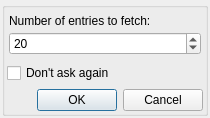
<?xml version="1.0" encoding="UTF-8"?>
<ui version="4.0">
 <class>UpdateTypeDialog</class>
 <widget class="QDialog" name="UpdateTypeDialog">
  <property name="geometry">
   <rect>
    <x>0</x>
    <y>0</y>
    <width>210</width>
    <height>118</height>
   </rect>
  </property>
  <property name="windowTitle">
   <string>Update entries</string>
  </property>
  <layout class="QGridLayout" name="gridLayout_2">
   <property name="margin">
    <number>2</number>
   </property>
   <property name="spacing">
    <number>2</number>
   </property>
   <item row="0" column="0">
    <widget class="QGroupBox" name="groupBox">
     <property name="title">
      <string/>
     </property>
     <layout class="QGridLayout" name="gridLayout_3">
      <property name="margin">
       <number>2</number>
      </property>
      <item row="0" column="0">
       <widget class="QStackedWidget" name="UpdatesWidgetStack_">
        <property name="currentIndex">
         <number>0</number>
        </property>
        <widget class="QWidget" name="page">
         <layout class="QGridLayout" name="gridLayout_4">
          <property name="margin">
           <number>2</number>
          </property>
          <item row="0" column="0">
           <layout class="QVBoxLayout" name="verticalLayout">
            <property name="spacing">
             <number>2</number>
            </property>
            <item>
             <widget class="QLabel" name="label">
              <property name="text">
               <string>Number of entries to fetch:</string>
              </property>
             </widget>
            </item>
            <item>
             <widget class="QSpinBox" name="EntriesCount_">
              <property name="maximum">
               <number>10000</number>
              </property>
              <property name="value">
               <number>20</number>
              </property>
             </widget>
            </item>
           </layout>
          </item>
         </layout>
        </widget>
        <widget class="QWidget" name="page_2">
         <layout class="QGridLayout" name="gridLayout">
          <property name="margin">
           <number>2</number>
          </property>
          <item row="0" column="0">
           <layout class="QVBoxLayout" name="verticalLayout_2">
            <item>
             <widget class="QLabel" name="label_2">
              <property name="text">
               <string>Fetch changed entries from:</string>
              </property>
             </widget>
            </item>
            <item>
             <widget class="QDateTimeEdit" name="DateEdit_">
              <property name="displayFormat">
               <string notr="true">dd.MM.yyyy HH:mm</string>
              </property>
              <property name="calendarPopup">
               <bool>true</bool>
              </property>
             </widget>
            </item>
           </layout>
          </item>
         </layout>
        </widget>
       </widget>
      </item>
      <item row="1" column="0">
       <widget class="QCheckBox" name="UpdateAsk_">
        <property name="text">
         <string>Don't ask again</string>
        </property>
       </widget>
      </item>
      <item row="2" column="0">
       <widget class="QDialogButtonBox" name="buttonBox">
        <property name="orientation">
         <enum>Qt::Horizontal</enum>
        </property>
        <property name="standardButtons">
         <set>QDialogButtonBox::Cancel|QDialogButtonBox::Ok</set>
        </property>
       </widget>
      </item>
     </layout>
    </widget>
   </item>
  </layout>
 </widget>
 <resources/>
 <connections>
  <connection>
   <sender>buttonBox</sender>
   <signal>accepted()</signal>
   <receiver>UpdateTypeDialog</receiver>
   <slot>accept()</slot>
   <hints>
    <hint type="sourcelabel">
     <x>71</x>
     <y>98</y>
    </hint>
    <hint type="destinationlabel">
     <x>39</x>
     <y>153</y>
    </hint>
   </hints>
  </connection>
  <connection>
   <sender>buttonBox</sender>
   <signal>rejected()</signal>
   <receiver>UpdateTypeDialog</receiver>
   <slot>reject()</slot>
   <hints>
    <hint type="sourcelabel">
     <x>163</x>
     <y>97</y>
    </hint>
    <hint type="destinationlabel">
     <x>169</x>
     <y>137</y>
    </hint>
   </hints>
  </connection>
 </connections>
</ui>
